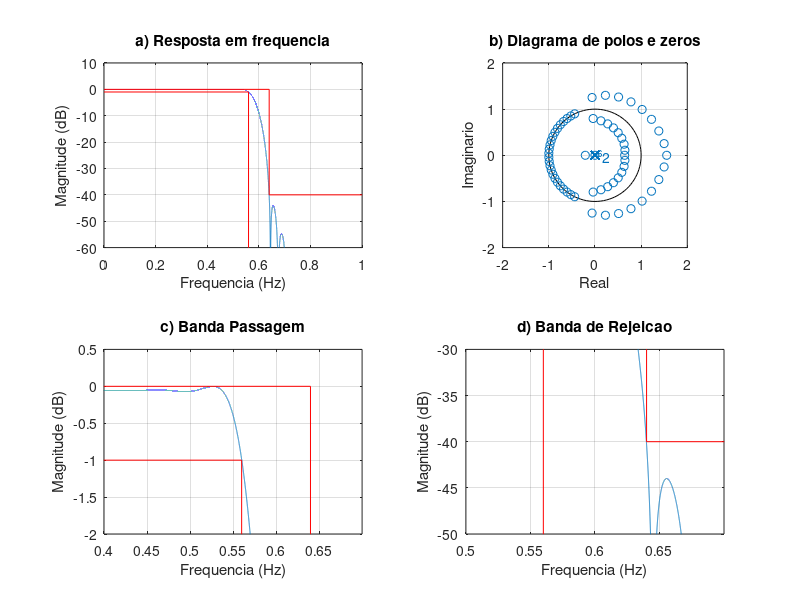
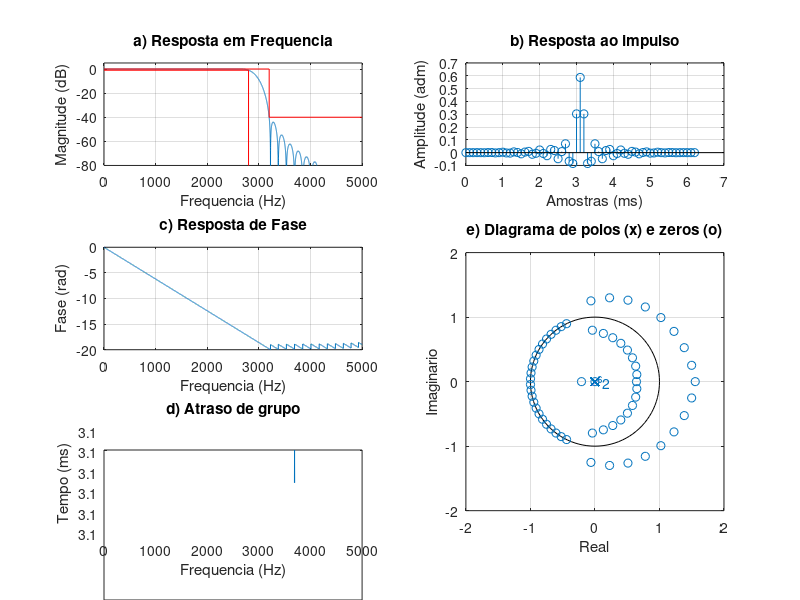

The MATLAB script that drew these images, in order:
% Projeto filtro 1
% LP - (fa = 10000 Hz, f1 = 2800 Hz; f2 = 3200 Hz, Ap = 1 dB, As = 40 dB, GdB = 0 dB)

close all;
clear all;
clc;

ExecutarAjuste = 1;

%% Especificacoes
fa = 10000; fp = 2800; fs = 3200;
Ap = 1; As = 40; GdB = 0;
wp = fp/fa*(2*pi); ws = fs/fa*(2*pi);

wc1 = sqrt(wp*ws); % media geometrica
Dw1 = ws - wp;
M1 = ceil(3.11*pi/(Dw1));
G0 = GdB;

%%
% Projeto inicial
M = M1;
Dw = Dw1;
wc = wc1;

if ExecutarAjuste
    % primeiro ajuste
    G0 = 0.056; % db

    % segundo ajuste M (n/2)
    wp2 = 0.5741*pi; ws2 = 0.6375*pi;
    Dw2 = ws2 - wp2;
    M2 = ceil(M1*Dw2/Dw1); % nova ordem do filtro 2*M2
    M = M2;

    % ajuste deslocamento
    wc2 = wc1 - ((0.0075+0.0077)/2)*pi;
    wc = wc2;
end
    
k = 1:M;
% Low Pass
bi = sin(wc*k)./(pi*k);
b0 = wc/pi;
b = [flip(bi) b0 bi];

m = -M:M;
% wk = 0.5 + 0.5*cos(2*pi*m/(2*M+1)); % Hann
wk = hann(2*M+1)';
% wk = barthannwin(2*M+1)';
% wk = bartlett(2*M+1)';
% wk = triang(2*M+1)';
% wk = hamming(2*M+1)';
b = b.*wk*10^(-G0/20); % regular altura do filtro em db

%%
figure(1)
subplot(221)
[h, w] = freqz(b, 1, linspace(0,pi,100000));
% plot(w/pi, abs(h)); grid on;
plot(w/pi, 20*log10(abs(h))); grid on;
title('a) Resposta em frequencia')
ylim([-60 10])
hold on;
plot([0,wp,wp]/pi,[-Ap,-Ap,-80], '-red')
plot([0,ws/pi,ws/pi,1],[0,0,-As,-As], '-red')
xlabel('Frequencia (Hz)');
ylabel('Magnitude (dB)');

subplot(222)
zplane(b, 1); axis([-2 2 -2 2]);
title('b) Diagrama de polos e zeros')
xlabel('Real');
ylabel('Imaginario');

subplot(223)
plot(w/pi, 20*log10(abs(h)));
title('c) Banda Passagem')
grid on; hold on;
plot([0,wp,wp]/pi,[-Ap,-Ap,-80], '-red')
plot([0,ws/pi,ws/pi,1],[0,0,-As,-As], '-red')
xlim([0.4 0.7]); ylim([-2 0.5]);
xlabel('Frequencia (Hz)');
ylabel('Magnitude (dB)');

subplot(224)
plot(w/pi, 20*log10(abs(h)));
title('d) Banda de Rejeicao')
grid on; hold on;
plot([0,wp,wp]/pi,[-Ap,-Ap,-80], '-red')
plot([0,ws/pi,ws/pi,1],[0,0,-As,-As], '-red')
xlim([0.5 0.7]); ylim([-50 -30]);
xlabel('Frequencia (Hz)');
ylabel('Magnitude (dB)');

%%
figure(2)
%suptitle(['LP FIR ' num2str(fp) '-' num2str(fs) ' Ordem: ' num2str(2*M+1)])

escala = fa/2;
subplot(3,2,[4 6])
zplane(b, 1);
axis([-2 2 -2 2])
title('e) Diagrama de polos (x) e zeros (o)')
xlabel('Real');
ylabel('Imaginario');

clear h w
[h, w] = freqz(b, 1, 'whole');

subplot(322)
x_imp = [0:length(b)-1]/fa*1000;
stem(x_imp, b); grid on;
title('b) Resposta ao impulso')
xlabel('Amostras (ms)');
ylabel('Amplitude (adm)');

subplot(321)
[h, w] = freqz(b, 1, linspace(0,pi,10000));
% plot(w/pi, abs(h)); grid on;
plot(w/pi*escala, 20*log10(abs(h))); grid on;
hold on;
title('a) Resposta em Frequencia')
ylim([-80 5])
Amin = 80;
% plot([0 wp wp]/pi, -[Ap Ap Amin], 'r');
plot([0,fs,fs,fa/2],[0,0,-As,-As], 'r')
plot([0,fp,fp,],[-Ap,-Ap,-80], 'r')
xlim([0 fa/2])
xlabel('Frequencia (Hz)');
ylabel('Magnitude (dB)');

subplot(323)
plot(w/pi*escala, unwrap(angle(h))/pi); grid on;
title('c) Resposta de Fase')
xlabel('Frequencia (Hz)');
ylabel('Fase (rad)');

subplot(325)
[del_y, del_x] = grpdelay(b, 1);
plot(del_x/pi*fa/2, del_y/fa*1000);
title('d) Atraso de grupo')
xlabel('Frequencia (Hz)');
ylabel('Tempo (ms)');




% %% Simulacao com PM
% % Specs:
% 
% fcuts = [fp fs];
% w = fcuts/fa*(2*pi);
% wp = w(1)/pi; ws = w(2)/pi;
% 
% mags = [1 0];
% % devs = [1-10^(-Ap/20) 10^(-As/20)];
% devs = [1-10^(-(Ap/2-0.06)/20) 10^(-As/20)];
% G0 = -Ap/2;
% 
% % calculo da ordem com firpmord
% [n,f0,a0,w0] = firpmord(fcuts,mags,devs,fa);
% 
% % calculo algoritmo PM
% h_pm = firpm(n,f0,a0,w0);
% h_pm = h_pm*10^(G0/20);
% 
% [Hw,w] = freqz(h_pm, 1, 10000);
% plot(w*fa/2/pi,20*log10(abs(Hw)))
% title_txt = ['PM Filter N = ' num2str(n)];
% title(title_txt)
% hold on
% Amin = 80;
% % ylim([-Amin 10])
% plot([0,wp,wp]*fa/2,[-Ap,-Ap,-80], '-red')
% plot([0,ws,ws,1]*fa/2,[0,0,-As,-As], '-red')
% 
% 
